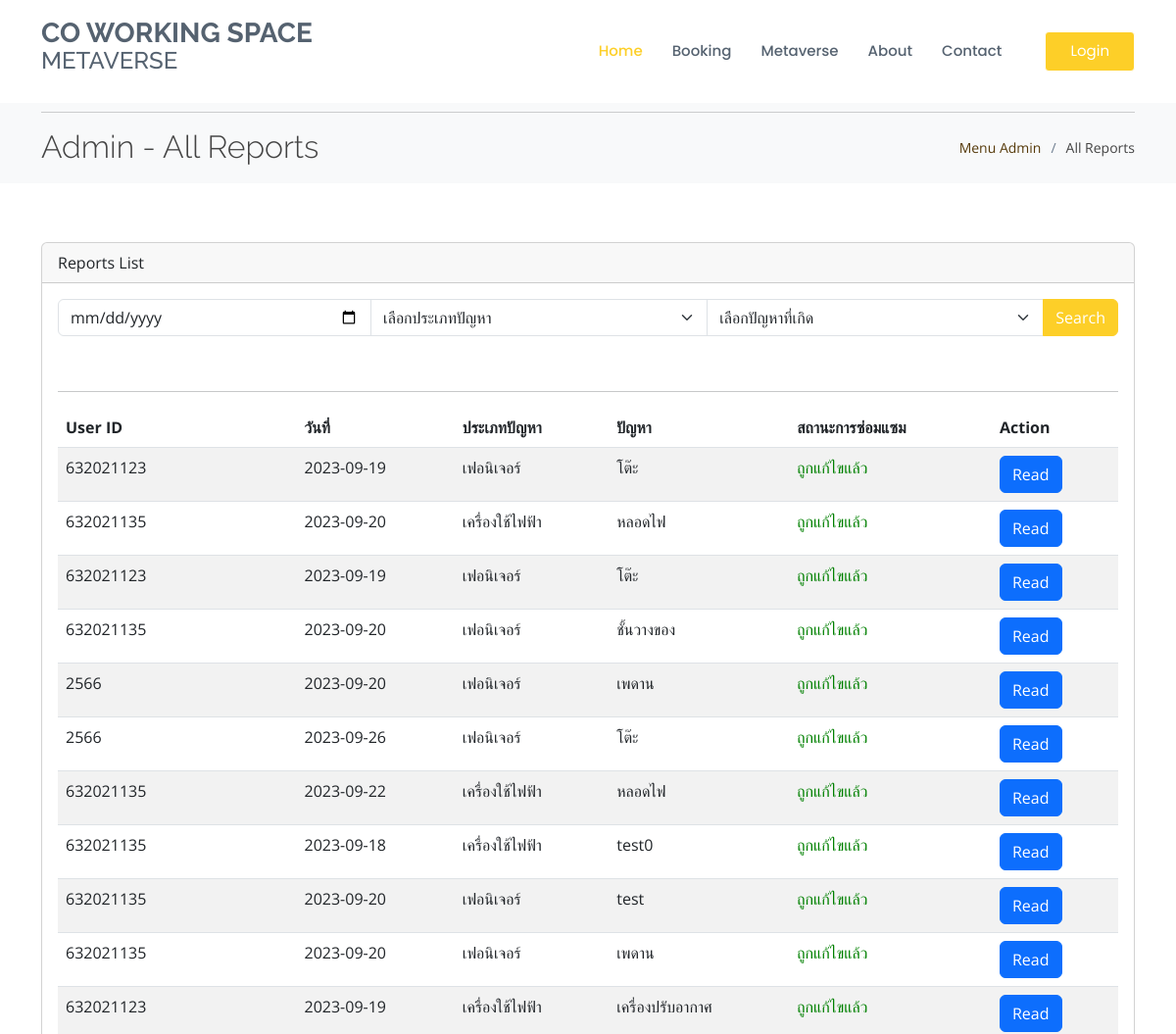
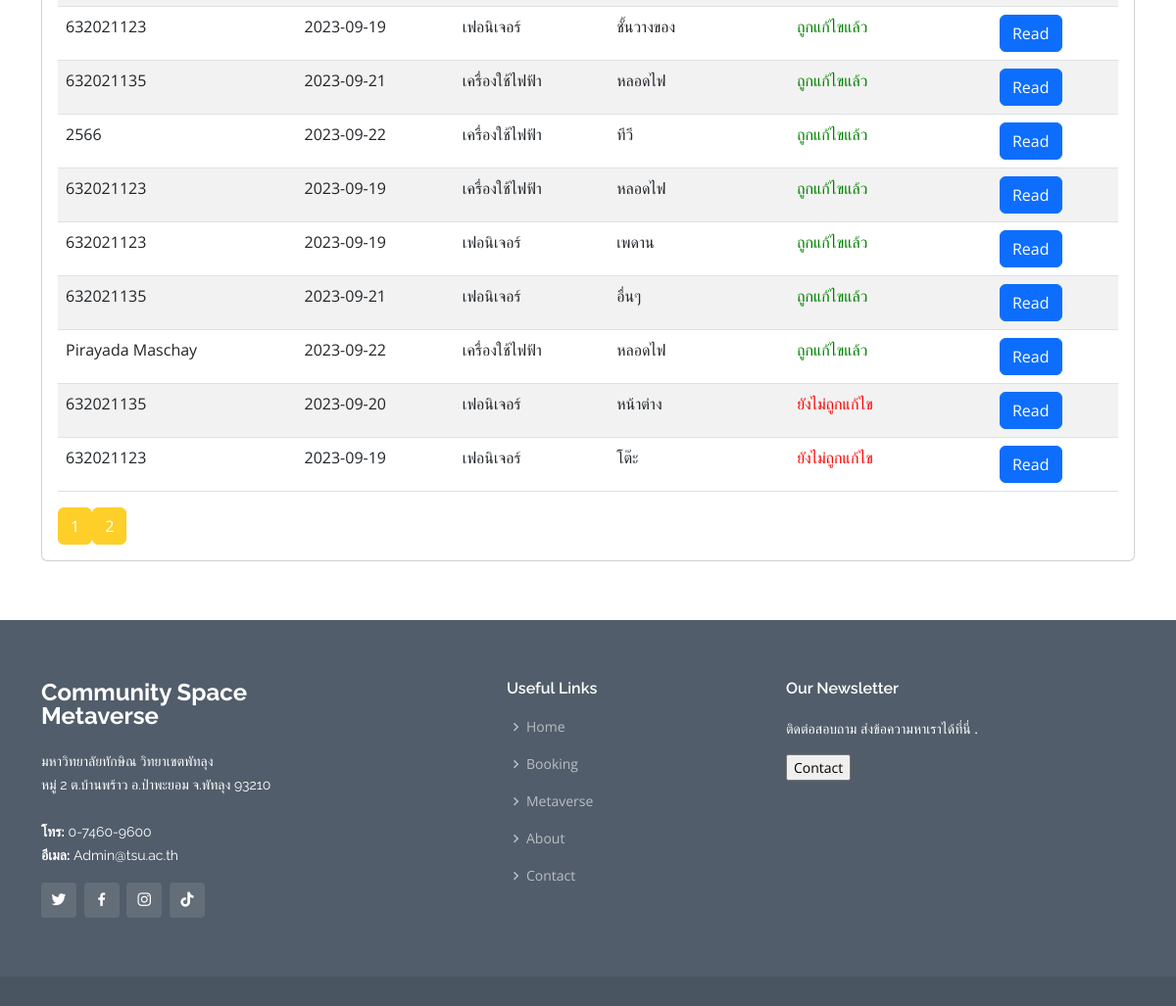
The page /admin_allreport.php on the database its author committed (2 pictures, top to bottom).
### tables this page shows
CREATE TABLE `reports` (
  `report_id` int(11) NOT NULL,
  `user_id` varchar(20) NOT NULL,
  `issue_date` date NOT NULL,
  `issue_type` varchar(255) NOT NULL,
  `issue_subtype` varchar(255) NOT NULL,
  `issue_description` text NOT NULL,
  `created_at` timestamp NOT NULL DEFAULT current_timestamp() ON UPDATE current_timestamp(),
  `issue_status` int(1) NOT NULL
);

### admin_allreport.php (the view, shortened to what this page needs)
<!DOCTYPE html>
<html>
<head>
    <link href="assets/vendor/animate.css/animate.min.css" rel="stylesheet">
    <link href="assets/vendor/bootstrap/css/bootstrap.min.css" rel="stylesheet">
    <link href="assets/vendor/bootstrap-icons/bootstrap-icons.css" rel="stylesheet">
    <link href="assets/vendor/boxicons/css/boxicons.min.css" rel="stylesheet">
    <link href="assets/vendor/glightbox/css/glightbox.min.css" rel="stylesheet">
    <link href="assets/vendor/remixicon/remixicon.css" rel="stylesheet">
    <link href="assets/vendor/swiper/swiper-bundle.min.css" rel="stylesheet">
    <link href="assets/css/style.css" rel="stylesheet">
</head>
<body>
    <?php include('component/navbar.php'); ?>
    <section id="breadcrumbs" class="breadcrumbs">
        <div class="container">
            <hr>
            <div class="d-flex justify-content-between align-items-center">
                <h2>Admin - All Reports</h2>
                <ol>
                    <li><a href="adminindex.php">Menu Admin</a></li>
                    <li>All Reports</li>
                </ol>
            </div>
        </div>
    </section>
    <section id="all-reports" class="all-reports">
        <div class="container">
            <div class="row">
                <div class="col-lg-12">
                    <div class="card">
                        <div class="card-header">
                            Reports List
                        </div>
                        <div class="card-body">
                            <form method="GET" action="admin_allreport.php">
                                <div class="input-group mb-3">
                                    <input type="date" name="date_filter" class="form-control" placeholder="วันที่">
                                    <select name="type_filter" class="form-select">
                                        <option value="">เลือกประเภทปัญหา</option>
                                    </select>
                                    <select name="subtype_filter" class="form-select">
                                        <option value="">เลือกปัญหาที่เกิด</option>
                                    </select>
                                    <button class="btn btn-danger1" type="submit">Search</button>
                                </div>
                            </form>
                            <table class="table table-striped">
                                <br>
                                <hr>
                                <thead>
                                    <tr>
                                        <th>User ID</th>
                                        <th>วันที่</th>
                                        <th>ประเภทปัญหา</th>
                                        <th>ปัญหา</th>
                                        <th>สถานะการซ่อมแซม</th>
                                        <th>Action</th>
                                    </tr>
                                </thead>
                                <tbody>
                                    <?php
                                    include('db_connection.php');
                                    $perPage = 20;
                                    if (isset($_GET['page'])) {
                                        $currentPage = $_GET['page'];
                                    } else {
                                        $currentPage = 1;
                                    }
                                    $start = ($currentPage - 1) * $perPage;
                                    $sql = "SELECT * FROM reports WHERE 1=1";
                                    $sql .= " ORDER BY created_at DESC";
                                    $totalReports = $connection->query($sql)->num_rows;
                                    $totalPages = ceil($totalReports / $perPage);
                                    $sql .= " LIMIT $start, $perPage";
                                    $result = $connection->query($sql);
                                    if ($result->num_rows > 0) {
                                        while ($row = $result->fetch_assoc()) {
                                            $userId = $row["user_id"];
                                            $issueType = $row["issue_type"];
                                            $issueSubtype = $row["issue_subtype"];
                                            $issueStatus = $row["issue_status"];
                                            $issueDate = $row["issue_date"];
                                            $statusColor = ($issueStatus == 1) ? 'red' : 'green';
                                            echo "<tr>";
                                            echo "<td>$userId</td>";
                                            echo "<td>$issueDate</td>";
                                            echo "<td>$issueType</td>";
                                            echo "<td>$issueSubtype</td>";
                                            echo "<td style='color: $statusColor;'>";
                                            echo ($issueStatus == 1) ? 'ยังไม่ถูกแก้ไข' : 'ถูกแก้ไขแล้ว';
                                            echo "</td>";
                                            echo "<td><a href='admin_readreport.php?report_id={$row["report_id"]}' class='btn btn-primary'>Read</a></td>";
                                            echo "</tr>";
                                        }
                                    } else {
                                        echo "<tr><td colspan='5'>ขณะนี้ไม่มีการรายงานที่พบ</td></tr>";
                                    }
                                    ?>
                                </tbody>
                            </table>
                            <div class="pagination">
                                <?php
                                for ($page = 1; $page <= $totalPages; $page++) {
                                    if ($page == $currentPage) {
                                        echo "<a href='admin_allreport.php?page=$page' class='btn btn-danger1'>$page</a>";
                                    } else {
                                        echo "<a href='admin_allreport.php?page=$page' class='btn btn-danger1'>$page</a>";
                                    }
                                }
                                ?>
                            </div>
                        </div>
                    </div>
                </div>
            </div>
        </div>
    </section>
    <?php include('component/footer.php'); ?>
</body>
</html>

### assets/css/style.css (style rules this page uses)
body { font-family: "Open Sans", sans-serif; color: #444444; }
a { text-decoration: none; color: #563a0a; }
h1, h2, h3, h4, h5, h6 { font-family: "Raleway", sans-serif; }
section { padding: 60px 0; overflow: hidden; }
.breadcrumbs { padding: 18px 0; background: #f8f9fa; min-height: 40px; margin-top: 80px; }
.breadcrumbs h2 { font-size: 32px; font-weight: 300; margin: 0; }
.breadcrumbs ol { display: flex; flex-wrap: wrap; list-style: none; padding: 0; margin: 0; font-size: 14px; }
.breadcrumbs ol li+li { padding-left: 10px; }
.breadcrumbs ol li+li::before { display: inline-block; padding-right: 10px; color: #6b7b8d; content: "/"; }
.btn-danger1 { --bs-btn-color: #fff; --bs-btn-bg: #fdcf28; --bs-btn-border-color: #fdcf28; --bs-btn-hover-color: #fff; --bs-btn-hover-bg: #fdcf28; --bs-btn-hover-border-color: #e6bc25; --bs-btn-focus-shadow-rgb: 225,83,97; --bs-btn-active-color: #fff; --bs-btn-active-bg: #fdcf28; --bs-btn-active-border-color: #e6bc25; --bs-btn-active-shadow: inset 0 3px 5px rgba(0, 0, 0, 0.125); --bs-btn-disabled-color: #fff; --bs-btn-disabled-bg: #fdcf28; --bs-btn-disabled-border-color: #fdcf28; }

### rows shown on the page
reports: user "632021123", issue_date "2023-09-19", issue_type "เฟอนิเจอร์", issue_subtype "โต๊ะ", issue_status "ถูกแก้ไขแล้ว"
reports: user "632021135", issue_date "2023-09-20", issue_type "เครื่องใช้ไฟฟ้า", issue_subtype "หลอดไฟ", issue_status "ถูกแก้ไขแล้ว"
reports: user "632021123", issue_date "2023-09-19", issue_type "เฟอนิเจอร์", issue_subtype "โต๊ะ", issue_status "ถูกแก้ไขแล้ว"
reports: user "632021135", issue_date "2023-09-20", issue_type "เฟอนิเจอร์", issue_subtype "ชั้นวางของ", issue_status "ถูกแก้ไขแล้ว"
reports: user "2566", issue_date "2023-09-20", issue_type "เฟอนิเจอร์", issue_subtype "เพดาน", issue_status "ถูกแก้ไขแล้ว"
reports: user "2566", issue_date "2023-09-26", issue_type "เฟอนิเจอร์", issue_subtype "โต๊ะ", issue_status "ถูกแก้ไขแล้ว"
reports: user "632021135", issue_date "2023-09-22", issue_type "เครื่องใช้ไฟฟ้า", issue_subtype "หลอดไฟ", issue_status "ถูกแก้ไขแล้ว"
reports: user "632021135", issue_date "2023-09-18", issue_type "เครื่องใช้ไฟฟ้า", issue_subtype "test0", issue_status "ถูกแก้ไขแล้ว"
reports: user "632021135", issue_date "2023-09-20", issue_type "เฟอนิเจอร์", issue_subtype "test", issue_status "ถูกแก้ไขแล้ว"
reports: user "632021135", issue_date "2023-09-20", issue_type "เฟอนิเจอร์", issue_subtype "เพดาน", issue_status "ถูกแก้ไขแล้ว"
reports: user "632021123", issue_date "2023-09-19", issue_type "เครื่องใช้ไฟฟ้า", issue_subtype "เครื่องปรับอากาศ", issue_status "ถูกแก้ไขแล้ว"
reports: user "632021123", issue_date "2023-09-19", issue_type "เฟอนิเจอร์", issue_subtype "ชั้นวางของ", issue_status "ถูกแก้ไขแล้ว"
reports: user "632021135", issue_date "2023-09-21", issue_type "เครื่องใช้ไฟฟ้า", issue_subtype "หลอดไฟ", issue_status "ถูกแก้ไขแล้ว"
reports: user "2566", issue_date "2023-09-22", issue_type "เครื่องใช้ไฟฟ้า", issue_subtype "ทีวี", issue_status "ถูกแก้ไขแล้ว"
reports: user "632021123", issue_date "2023-09-19", issue_type "เครื่องใช้ไฟฟ้า", issue_subtype "หลอดไฟ", issue_status "ถูกแก้ไขแล้ว"
reports: user "632021123", issue_date "2023-09-19", issue_type "เฟอนิเจอร์", issue_subtype "เพดาน", issue_status "ถูกแก้ไขแล้ว"
reports: user "632021135", issue_date "2023-09-21", issue_type "เฟอนิเจอร์", issue_subtype "อื่นๆ", issue_status "ถูกแก้ไขแล้ว"
reports: user "Pirayada Maschay", issue_date "2023-09-22", issue_type "เครื่องใช้ไฟฟ้า", issue_subtype "หลอดไฟ", issue_status "ถูกแก้ไขแล้ว"
reports: user "632021135", issue_date "2023-09-20", issue_type "เฟอนิเจอร์", issue_subtype "หน้าต่าง", issue_status "ยังไม่ถูกแก้ไข"
reports: user "632021123", issue_date "2023-09-19", issue_type "เฟอนิเจอร์", issue_subtype "โต๊ะ", issue_status "ยังไม่ถูกแก้ไข"
